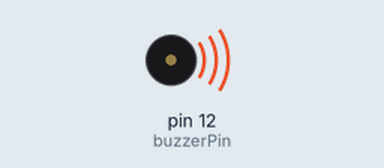
This sketch was run on a simulated Arduino Uno, built with avr-gcc and run on an emulated ATmega328P. Parts: buzzer (waves = sounding).

Above: at 0.2 s.
Timing chart, 0 to 3.0 s (numbered marks = the images above):
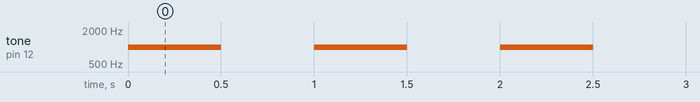

The sketch:

Buzzer_Activo.ino
```cpp
int buzzerPin = 12; // Asignamos el pin digital 12 al buzzer

void setup() {
  pinMode(buzzerPin, OUTPUT); // Configuramos el pin como salida
}

void loop() {
  tone(buzzerPin, 1000); // Hacemos sonar el buzzer a una frecuencia de 1000 Hz
  delay(500); // Esperamos medio segundo
  noTone(buzzerPin); // Detenemos el sonido del buzzer
  delay(500); // Esperamos medio segundo
}
```

Measured:
- by itself, tone on pin 12 (buzzerPin): alternates 1000 Hz for 0.50 s and silent for 0.50 s
